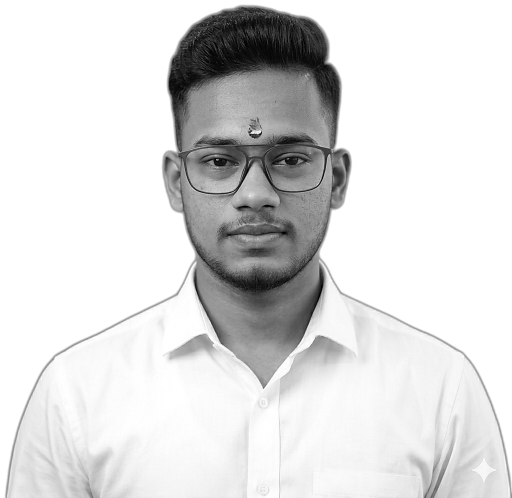
#> input picture data/source-prepped.png, 1024 x 996 px (shown at 1/2 size)
$ python make_ascii_svg.py
#> lines starting #> are read from the running program, lines starting #| are printed output that depends on the picture
from pathlib import Path
from PIL import Image, ImageOps, ImageFilter, ImageEnhance
import html


# ============================================================
# PATHS
# ============================================================

ROOT = Path(__file__).resolve().parent.parent
INPUT = ROOT / "data" / "source-prepped.png"
OUTPUT = ROOT / "avi-ascii.svg"


# ============================================================
# ASCII SETTINGS
# ============================================================

ASCII_WIDTH = 120
ASCII_HEIGHT = 78

RAMP = " .,:;irsXA253hMHGS#9B&@"


# ============================================================
# FINAL SVG SIZE
# ============================================================

SVG_WIDTH = 480
SVG_HEIGHT = 480


# ============================================================
# TERMINAL
# ============================================================

# IMPORTANT:
# The terminal occupies the COMPLETE SVG canvas.

CARD_X = 0
CARD_Y = 0

CARD_WIDTH = 480
CARD_HEIGHT = 480

CARD_RADIUS = 15

TITLE_HEIGHT = 36


# ============================================================
# COLORS
# ============================================================

BG = "#0d1117"
TITLE_BG = "#161b22"
BORDER = "#30363d"

TEXT = "#d8dee9"
MUTED = "#8b949e"


# ============================================================
# ASCII APPEARANCE
# ============================================================

FONT_SIZE = 4.2
CHAR_WIDTH = 3.5
LINE_HEIGHT = 4.8


# ============================================================
# IMAGE SETTINGS
# ============================================================

CONTRAST = 1.25


# ============================================================
# ESCAPE
# ============================================================

def esc(value):
    return html.escape(value)


# ============================================================
# MAIN
# ============================================================

def main():

    if not INPUT.exists():

        raise FileNotFoundError(
            f"Image not found: {INPUT}"
        )


    print()
    print("========================================")
    print("       ASCII SVG GENERATOR")
    print("========================================")
    print()


    # ========================================================
    # LOAD IMAGE
    # ========================================================

    image = Image.open(INPUT).convert("RGBA")
#> image is the input picture: PIL image 1024x996 RGBA; mean R, G, B, A 95.4, 95.4, 95.4, 129.2

    alpha = image.getchannel("A")
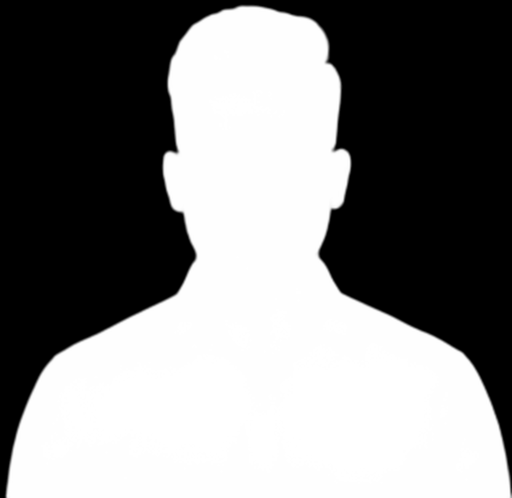
#> alpha: PIL image 1024x996 L (shown at 1/2 size); min 0, max 255, mean 129.2

    bbox = alpha.getbbox()
#> bbox = (8, 8, 1024, 996)


    if bbox is None:

        raise RuntimeError(
            "No visible subject found in image."
        )


    # Remove transparent padding
    image = image.crop(bbox)
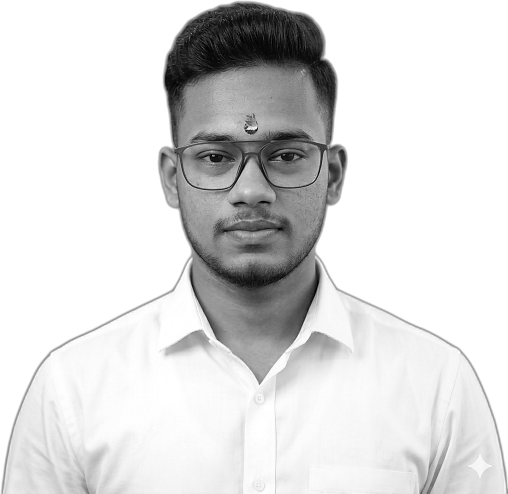
#> image: PIL image 1016x988 RGBA (shown at 1/2 size); mean R, G, B, A 96.9, 96.9, 96.9, 131.2; transparent parts drawn white


    # ========================================================
    # GRAYSCALE
    # ========================================================

    rgb = image.convert("RGB")
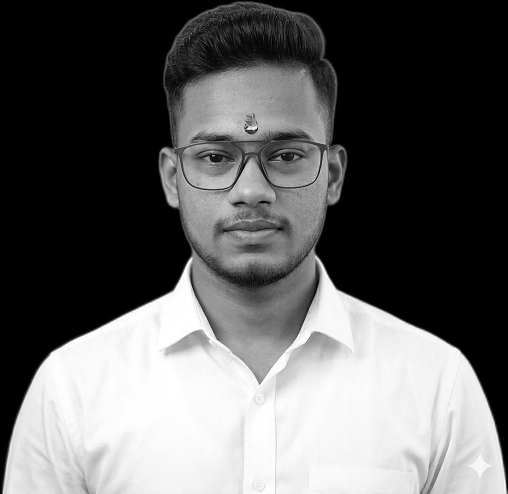
#> rgb: PIL image 1016x988 RGB (shown at 1/2 size); min 0, max 255, mean 96.9

    alpha = image.getchannel("A")
#> alpha: PIL image 1016x988 L

    gray = ImageOps.grayscale(rgb)


    # ========================================================
    # CONTRAST
    # ========================================================

    gray = ImageOps.autocontrast(
        gray
    )

    gray = ImageEnhance.Contrast(
        gray
    ).enhance(
        CONTRAST
    )


    # ========================================================
    # SHARPEN
    # ========================================================

    gray = gray.filter(
        ImageFilter.UnsharpMask(
            radius=1,
            percent=150,
            threshold=2
        )
    )


    # ========================================================
    # RESIZE IMAGE
    # ========================================================

    target_height = ASCII_HEIGHT

    scale = (
        target_height
        / gray.height
    )
#> scale = 0.0789

    target_width = int(
        gray.width
        * scale
        * 1.72
    )
#> target_width = 137


    # Keep some horizontal margin
    target_width = min(
        target_width,
        ASCII_WIDTH - 10
    )
#> target_width = 110


    gray = gray.resize(
        (
            target_width,
            target_height
        ),
        Image.Resampling.LANCZOS
    )
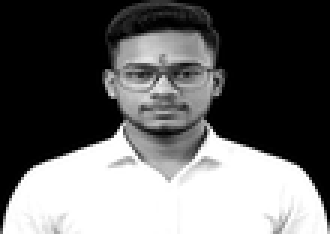
#> gray: PIL image 110x78 L (shown 3 times larger); min 0, max 255, mean 101.8

    alpha = alpha.resize(
        (
            target_width,
            target_height
        ),
        Image.Resampling.LANCZOS
    )
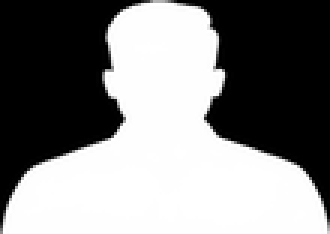
#> alpha: PIL image 110x78 L (shown 3 times larger); min 0, max 255, mean 131.3


    # ========================================================
    # ASCII CANVAS
    # ========================================================

    gray_canvas = Image.new(
        "L",
        (
            ASCII_WIDTH,
            ASCII_HEIGHT
        ),
        255
    )
#> gray_canvas: PIL image 120x78 L; every value is 255

    alpha_canvas = Image.new(
        "L",
        (
            ASCII_WIDTH,
            ASCII_HEIGHT
        ),
        0
    )
#> alpha_canvas: PIL image 120x78 L; every value is 0


    # ========================================================
    # CENTER IMAGE
    # ========================================================

    x_offset = (
        ASCII_WIDTH
        - target_width
    ) // 2
#> x_offset = 5


    gray_canvas.paste(
        gray,
        (
            x_offset,
            0
        )
    )
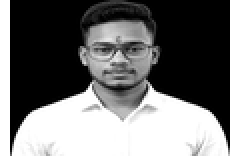
#> gray_canvas: PIL image 120x78 L (shown 2 times larger); min 0, max 255, mean 114.6

    alpha_canvas.paste(
        alpha,
        (
            x_offset,
            0
        )
    )
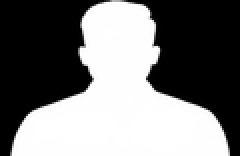
#> alpha_canvas: PIL image 120x78 L (shown 2 times larger); min 0, max 255, mean 120.3


    # ========================================================
    # GENERATE ASCII
    # ========================================================

    pixels = gray_canvas.load()
    alpha_pixels = alpha_canvas.load()

    rows = []


    for y in range(ASCII_HEIGHT):

        row = []

        for x in range(ASCII_WIDTH):

            a = alpha_pixels[x, y]


            if a < 15:

                row.append(" ")

                continue


            brightness = pixels[x, y]


            # Convert brightness to ASCII
            index = int(
                brightness
                / 256
                * len(RAMP)
            )


            index = max(
                0,
                min(
                    len(RAMP) - 1,
                    index
                )
            )


            row.append(
                RAMP[index]
            )


        rows.append(
            "".join(row)
        )
#> after the loop, rows = 78 items


    # ========================================================
    # FIND SUBJECT BOUNDING BOX
    # ========================================================

    left = ASCII_WIDTH
    right = 0
    top = ASCII_HEIGHT
    bottom = 0


    for y, row in enumerate(rows):

        for x, char in enumerate(row):

            if char != " ":

                left = min(left, x)
                right = max(right, x)

                top = min(top, y)
                bottom = max(bottom, y)
#> this loop made 78 passes


    if left > right:

        raise RuntimeError(
            "ASCII image is empty."
        )


    # ========================================================
    # CENTER SUBJECT HORIZONTALLY
    # ========================================================

    subject_width = (
        right - left + 1
    )


    desired_left = (
        ASCII_WIDTH
        - subject_width
    ) // 2


    shift = (
        desired_left - left
    )


    new_rows = []


    for row in rows:

        if shift > 0:

            row = (
                " " * shift
                + row[:ASCII_WIDTH - shift]
            )


        elif shift < 0:

            amount = abs(shift)

            row = (
                row[amount:]
                + " " * amount
            )


        new_rows.append(row)
#> after the loop, new_rows = 78 items


    rows = new_rows


    # ========================================================
    # SVG ASCII DIMENSIONS
    # ========================================================

    portrait_width = (
        ASCII_WIDTH
        * CHAR_WIDTH
    )

    portrait_height = (
        ASCII_HEIGHT
        * LINE_HEIGHT
    )


    # ========================================================
    # AVAILABLE AREA
    # ========================================================

    # Card content starts below title bar.
    # Keep equal padding around portrait.

    LEFT_PADDING = 18
    RIGHT_PADDING = 18

    TOP_PADDING = 12
    BOTTOM_PADDING = 24


    available_width = (
        CARD_WIDTH
        - LEFT_PADDING
        - RIGHT_PADDING
    )


    available_height = (
        CARD_HEIGHT
        - TITLE_HEIGHT
        - TOP_PADDING
        - BOTTOM_PADDING
    )


    # ========================================================
    # SCALE TO FIT
    # ========================================================

    scale_x = (
        available_width
        / portrait_width
    )

    scale_y = (
        available_height
        / portrait_height
    )


    scale = min(
        scale_x,
        scale_y
    )


    final_width = (
        portrait_width
        * scale
    )

    final_height = (
        portrait_height
        * scale
    )


    # ========================================================
    # CENTER PORTRAIT
    # ========================================================

    start_x = (
        CARD_X
        + (
            CARD_WIDTH
            - final_width
        ) / 2
    )


    content_top = (
        TITLE_HEIGHT
        + TOP_PADDING
    )


    start_y = (
        content_top
        + (
            available_height
            - final_height
        ) / 2
    )


    final_font_size = (
        FONT_SIZE
        * scale
    )


    final_line_height = (
        LINE_HEIGHT
        * scale
    )


    # ========================================================
    # ANIMATED ROWS
    # ========================================================

    animated_rows = []


    for index, row in enumerate(rows):

        y = (
            start_y
            + index
            * final_line_height
        )


        safe_row = esc(row)


        clip_id = (
            f"rowClip{index}"
        )


        delay = (
            index * 0.018
        )


        animated_rows.append(
            f"""
    <clipPath id="{clip_id}">

        <rect
            x="{start_x:.2f}"
            y="{y - final_font_size:.2f}"
            width="0"
            height="{final_line_height + 2:.2f}"
        >

            <animate
                attributeName="width"
                values="
                    0;
                    {final_width:.2f};
                    {final_width:.2f}
                "
                keyTimes="
                    0;
                    0.25;
                    1
                "
                begin="{delay:.3f}s"
                dur="3s"
                repeatCount="indefinite"
            />

        </rect>

    </clipPath>


    <text
        x="{start_x:.2f}"
        y="{y:.2f}"
        class="ascii"
        clip-path="url(#{clip_id})"
    >{safe_row}</text>
"""
        )
#> this loop made 78 passes
#> (y, clip_id, delay) on passes 1 to 12: (54.1, 'rowClip0', 0), (59.18, 'rowClip1', 0.018), (64.25, 'rowClip2', 0.036), (69.33, 'rowClip3', 0.054), (74.4, 'rowClip4', 0.072), (79.47, 'rowClip5', 0.09), (84.55, 'rowClip6', 0.108), (89.62, 'rowClip7', 0.126), (94.7, 'rowClip8', 0.144), (99.77, 'rowClip9', 0.162), (104.8, 'rowClip10', 0.18), (109.9, 'rowClip11', 0.198)
#> after the loop, animated_rows = 78 items


    # ========================================================
    # COMPLETE SVG
    # ========================================================

    svg = f"""<?xml version="1.0" encoding="UTF-8"?>

<svg
    xmlns="http://www.w3.org/2000/svg"
    width="{SVG_WIDTH}"
    height="{SVG_HEIGHT}"
    viewBox="0 0 {SVG_WIDTH} {SVG_HEIGHT}"
    preserveAspectRatio="xMidYMid meet"
>

<style>

.ascii {{
    font-family:
        "Courier New",
        Consolas,
        monospace;

    font-size:
        {final_font_size:.2f}px;

    font-weight:
        700;

    fill:
        {TEXT};

    white-space:
        pre;
}}

.prompt {{
    font-family:
        "Courier New",
        Consolas,
        monospace;

    font-size:
        6px;

    fill:
        {MUTED};
}}

</style>


<!-- ========================================================
     TERMINAL CARD
     ======================================================== -->

<rect
    x="1"
    y="1"
    width="478"
    height="478"
    rx="{CARD_RADIUS}"
    fill="{BG}"
    stroke="{BORDER}"
    stroke-width="2"
/>


<!-- ========================================================
     TITLE BAR
     ======================================================== -->

<path
    d="
        M 16 1
        H 464
        Q 479 1 479 16
        V 36
        H 1
        V 16
        Q 1 1 16 1
        Z
    "
    fill="{TITLE_BG}"
/>


<!-- ========================================================
     TITLE LINE
     ======================================================== -->

<line
    x1="1"
    y1="36"
    x2="479"
    y2="36"
    stroke="{BORDER}"
    stroke-width="1"
/>


<!-- ========================================================
     MAC BUTTONS
     ======================================================== -->

<circle
    cx="19"
    cy="19"
    r="4"
    fill="#ff5f56"
/>

<circle
    cx="35"
    cy="19"
    r="4"
    fill="#ffbd2e"
/>

<circle
    cx="51"
    cy="19"
    r="4"
    fill="#27c93f"
/>


<!-- ========================================================
     TERMINAL TITLE
     ======================================================== -->

<text
    x="240"
    y="22"
    text-anchor="middle"
    font-family="Consolas, 'Courier New', monospace"
    font-size="7"
    font-weight="600"
    fill="{MUTED}"
>
    lokanath@github: ~
</text>


<!-- ========================================================
     ASCII PORTRAIT
     ======================================================== -->

{''.join(animated_rows)}


<!-- ========================================================
     PROMPT
     ======================================================== -->

<text
    x="10"
    y="470"
    class="prompt"
>
    lokanathmeher19@github:~$ ./portrait.sh
</text>


</svg>
"""


    # ========================================================
    # SAVE
    # ========================================================

    OUTPUT.write_text(
        svg,
        encoding="utf-8"
    )


    # ========================================================
    # RESULT
    # ========================================================

    print()
    print("========================================")
    print("       SUCCESS")
    print("========================================")
    print()

    print(
        f"Output: {OUTPUT}"
    )

    print(
        f"SVG: {SVG_WIDTH} x {SVG_HEIGHT}"
    )

    print(
        f"Terminal: {CARD_WIDTH} x {CARD_HEIGHT}"
    )

    print(
        f"Portrait: {final_width:.1f} x "
        f"{final_height:.1f}"
    )

    print(
        f"Scale: {scale:.3f}"
    )

    print()
    print("Terminal fills the SVG canvas.")
    print("No outer canvas padding.")
    print("Portrait is centered.")
    print("Animation repeats every 3 seconds.")
    print()


# ============================================================
# RUN
# ============================================================

if __name__ == "__main__":
    main()
